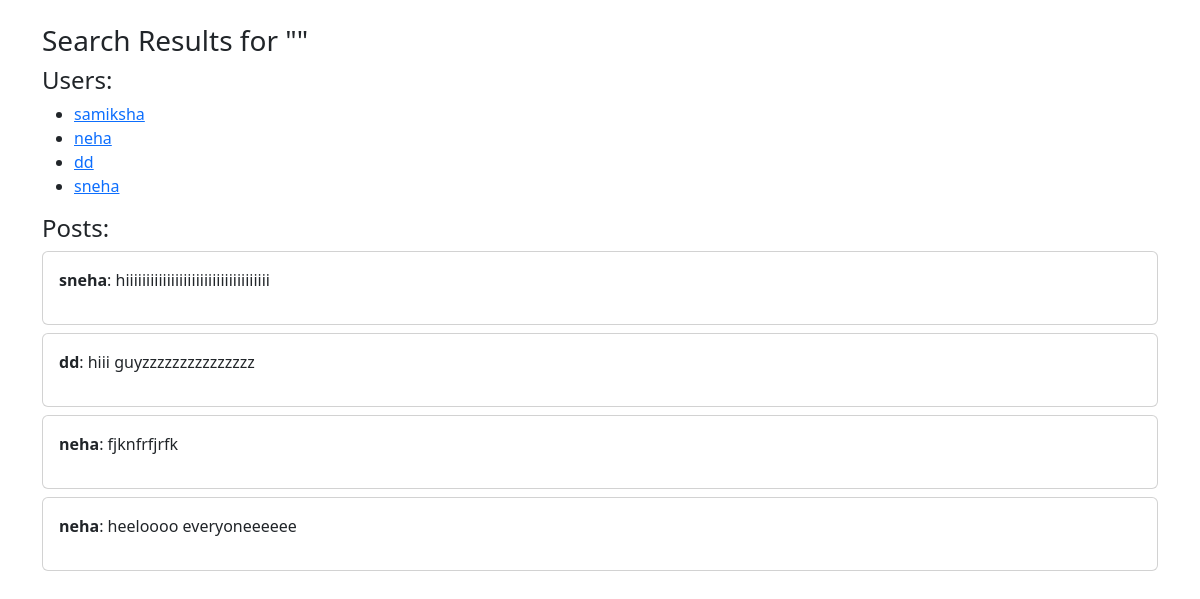
Screenshot of /search/ (signed in) with the database file from the repository.
### core/models.py (models this page shows, shortened)
class Post(models.Model):
    author = models.ForeignKey(User, on_delete=models.CASCADE)
    content = models.TextField()
    image = models.ImageField(upload_to='posts/', blank=True, null=True)
    created_at = models.DateTimeField(auto_now_add=True)

### core/views.py (the view)
# urls.py: path('search/', views.search_view, name='search'),
@login_required
def search_view(request):
    query = request.GET.get('q', '')
    posts = Post.objects.filter(content__icontains=query).order_by('-created_at')
    users = User.objects.filter(username__icontains=query)
    return render(request, 'core/search_results.html', {
        'query': query,
        'posts': posts,
        'users': users
    })

### core/templates/core/search_results.html (shortened to what this page needs)
<!DOCTYPE html>
<html lang="en">
<head>
  <link href="https://cdn.jsdelivr.net/npm/bootstrap@5.3.2/dist/css/bootstrap.min.css" rel="stylesheet">
</head>
<body>
  <div class="container mt-4">
    <h3>Search Results for "{{ query }}"</h3>
    <h4>Users:</h4>
    {% if users %}
    <ul>
      {% for user in users %}
      <li><a href="{% url 'profile' user.username %}">{{ user.username }}</a></li>
      {% endfor %}
    </ul>
    {% else %}
    <p>No users found.</p>
    {% endif %}
    <h4>Posts:</h4>
    {% if posts %}
    {% for post in posts %}
    <div class="card p-3 mb-2">
      <p><strong>{{ post.author.username }}</strong>: {{ post.content }}</p>
    </div>
    {% endfor %}
    {% else %}
    <p>No posts found.</p>
    {% endif %}
  </div>
</body>
</html>

### rows the page displays
Post: author.username "sneha", content "hiiiiiiiiiiiiiiiiiiiiiiiiiiiiiiiiiii"
Post: author.username "dd", content "hiii guyzzzzzzzzzzzzzzz"
Post: author.username "neha", content "fjknfrfjrfk"
Post: author.username "neha", content "heeloooo everyoneeeeee"

### other values shown
{{ user.username }} "samiksha"
{{ user.username }} "neha"
{{ user.username }} "dd"
{{ user.username }} "sneha"
